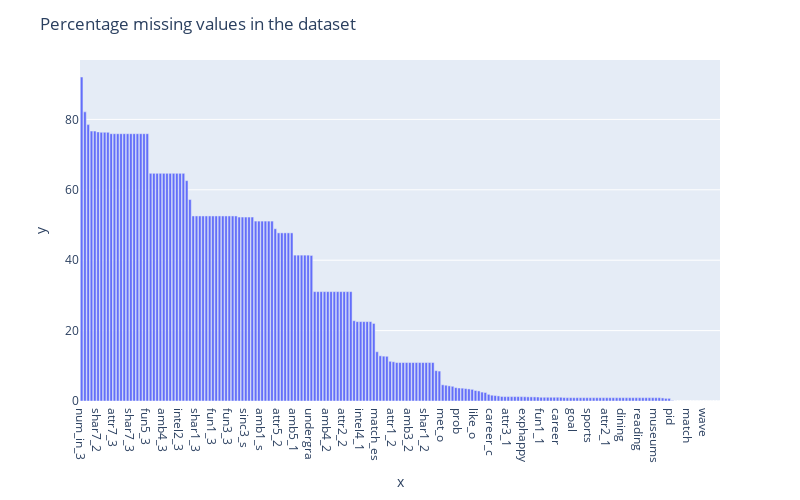

The notebook cell this image was saved under:
### Code cell
# Graph with percentages of missing values per variables
fig = px.bar(x=missing_values.index, y=missing_values.values, color_continuous_scale='Set3')

fig.update_layout(title="Percentage missing values in the dataset ", autosize=False,width=800, height=500)

fig.show()

### Figure 1 — Plotly figure (JSON) as saved in the notebook; plotly's stock layout.template omitted (floating-point values rounded to 4 significant figures; data arrays with more than 128 entries replaced by an {"elided": "..."} marker saying what was removed)
{"data": [{"alignmentgroup": "True", "hovertemplate": "x=%{x}<br>y=%{y}<extra></extra>", "legendgroup": "", "marker": {"color": "#636efa", "pattern": {"shape": ""}}, "name": "", "offsetgroup": "", "orientation": "v", "showlegend": false, "textposition": "auto", "type": "bar", "x": {"elided": "195 str values"}, "xaxis": "x", "y": {"elided": "195 float values"}, "yaxis": "y"}], "layout": {"autosize": false, "barmode": "relative", "height": 500, "legend": {"tracegroupgap": 0}, "margin": {"t": 60}, "title": {"text": "Percentage missing values in the dataset "}, "width": 800, "xaxis": {"anchor": "y", "domain": [0, 1], "title": {"text": "x"}}, "yaxis": {"anchor": "x", "domain": [0, 1], "title": {"text": "y"}}}}
